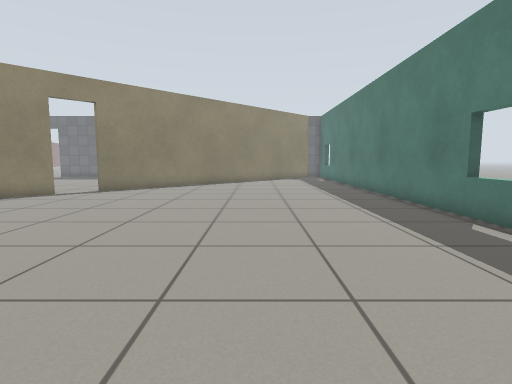
[1] (above)

16 first-person views from a walk through a robot-simulator world made for Gazebo. The camera is 0.72 m above the floor, tilts 6° down and sees 80° across. The lines on the ground mark 1 m squares. The floor is counted in squares, 0.5 m on a side. Each view is taken from the middle of a square. On the plan, view 1 faces up. The plan holds only what a view shows up to about 14 squares ahead; the rest is blank. The place goes on beyond the plan. Gazebo's built-in surfaces are drawn with simple patterns.

[2]
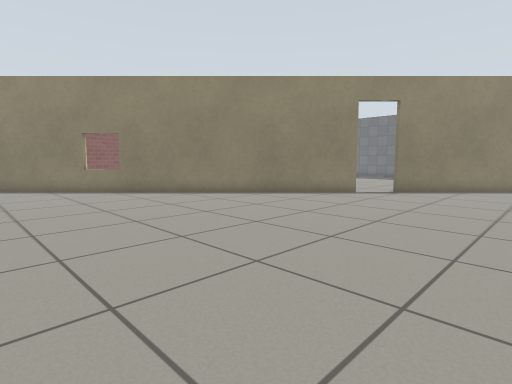

[3]
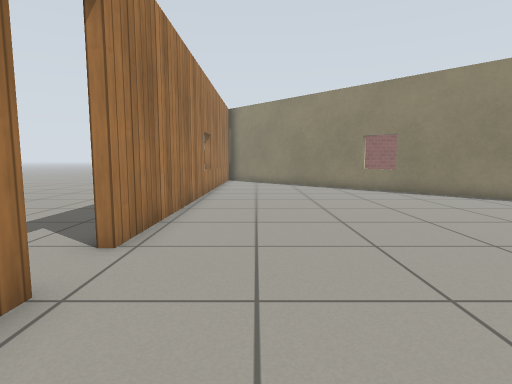

[4]
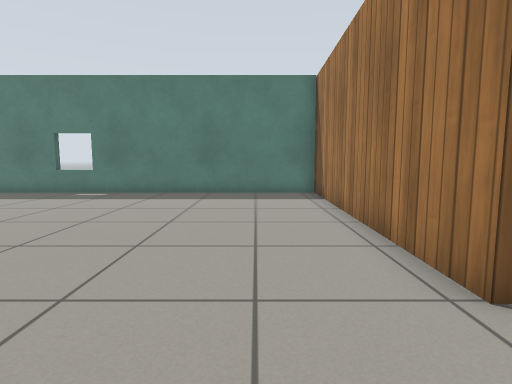

[5]
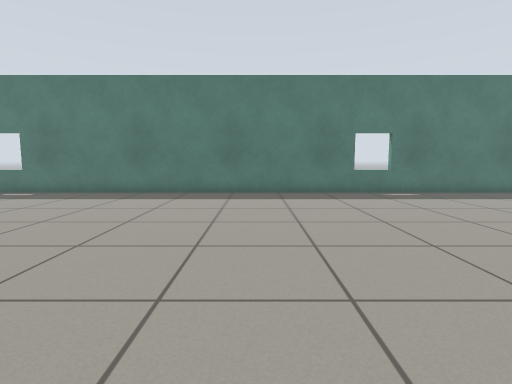

[6]
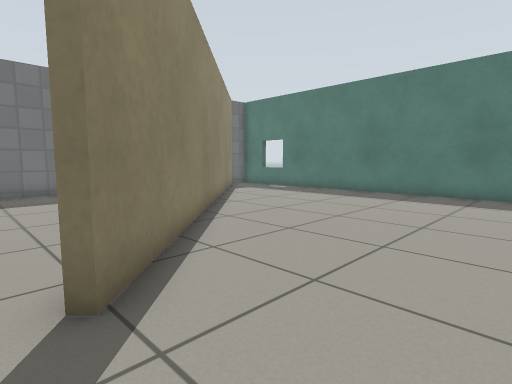

[7]
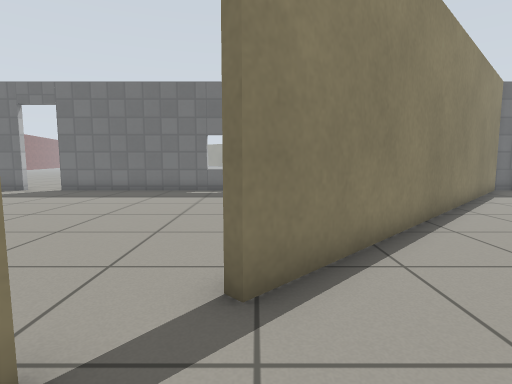

[8]
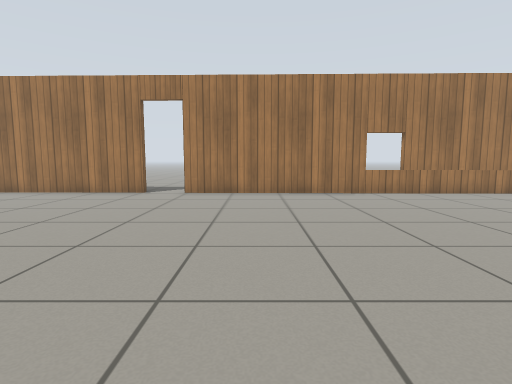

[9]
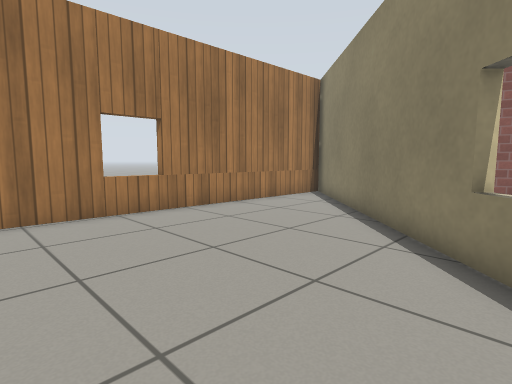

[10]
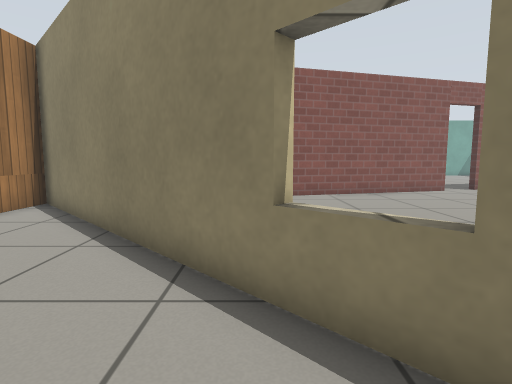

[11]
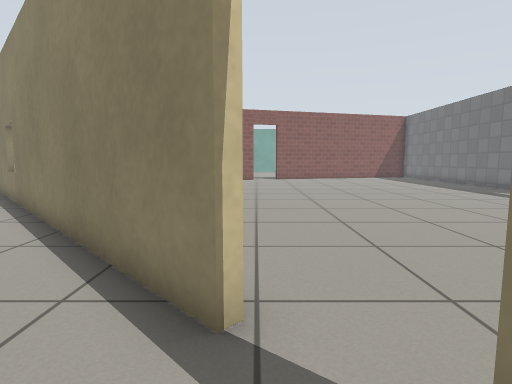

[12]
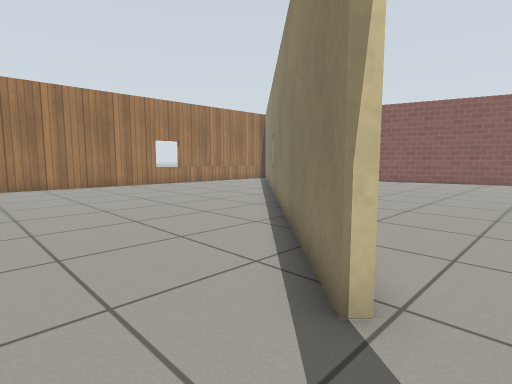

[13]
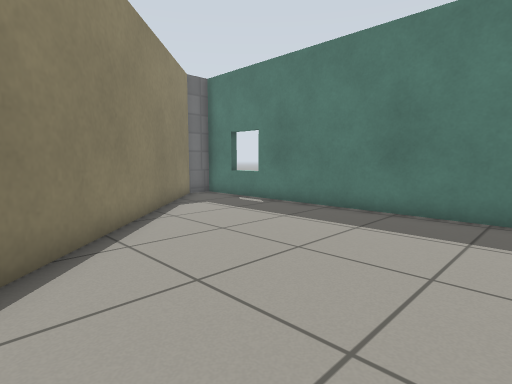

[14]
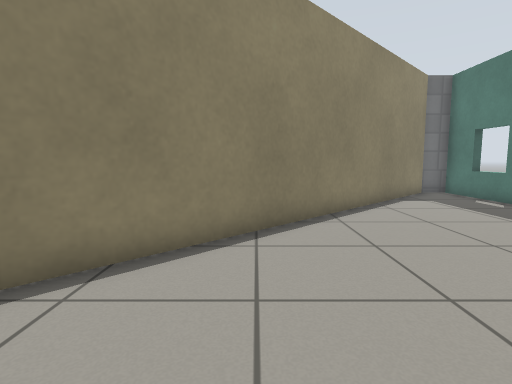

[15]
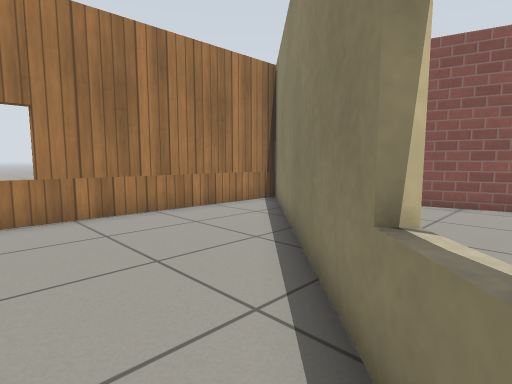

[16]
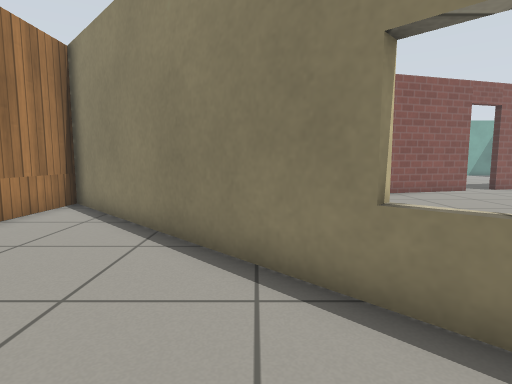

### Floor plan
Points are (right, up) in squares from view 1. A wall is a line through its corners. A room is listed if a view was taken in it or the views show most of it. See-through windows are left out.
Room 1 (views 1, 2, 3, 4, 5, 6, 7, 8, 9, 10, 11, 12, 13, 14, 15, 16)
walls: (-8.3, 12.8) (-24, -2.9) (-6.9, -3.3); (-5.1, -3.3) (5.7, -3.6); (5.3, -3.6) (5.3, 25.4) (4.3, 25.4) (-7.2, 13.9)
ways out: open door at (-7.7, 13.7); open door at (-5.5, -3.5)

Positions as (right, up) in squares from view 1, and headings:
1: (0, 0), facing up
2: (-2, 0), facing up-left
3: (-2, -1), facing left
4: (-8, -1), facing right
5: (-8, 12), facing right
6: (-8, 11), facing up-right
7: (-7, 11), facing up
8: (-10, 10), facing down
9: (-12, 5), facing down-left
10: (-14, 4), facing left
11: (-6, 13), facing left
12: (-6, 14), facing down-left
13: (-3, 14), facing up-right
14: (-3, 12), facing up
15: (-15, 5), facing down-left
16: (-14, 3), facing left
